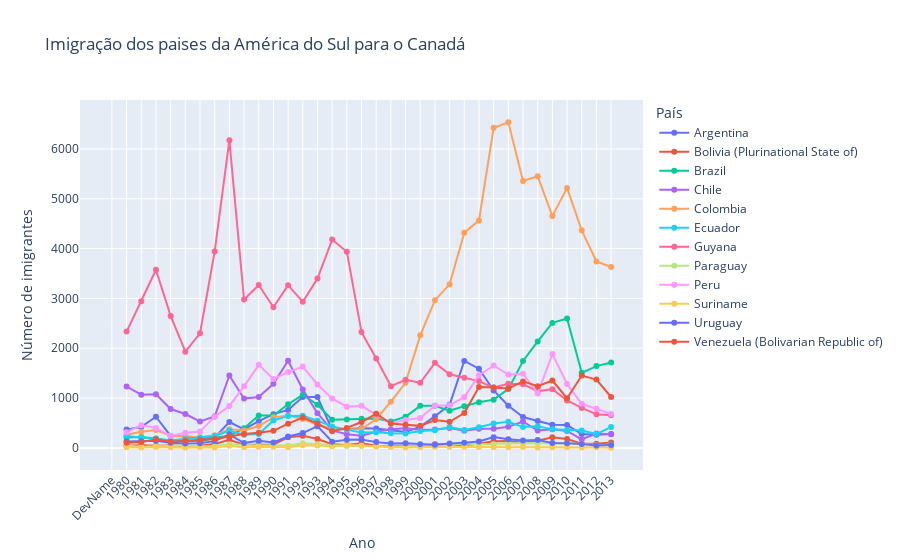

Write notebook code for a chart like this one.
### Code cell
fig = px.line(america_sul_final,x=america_sul_final.index, y=america_sul_final.columns, color='País',
              title='Imigração dos paises da América do Sul para o Canadá', markers=True)

fig.update_layout(
    xaxis={'tickangle':-45},
    xaxis_title='Ano',
    yaxis_title='Número de imigrantes'
)

fig.show()

### Figure 1 — Plotly figure (JSON) as saved in the notebook; plotly's stock layout.template omitted (floating-point values rounded to 4 significant figures)
{"data": [{"hovertemplate": "País=Argentina<br>index=%{x}<br>value=%{y}<extra></extra>", "legendgroup": "Argentina", "line": {"color": "#636efa", "dash": "solid"}, "marker": {"symbol": "circle"}, "mode": "markers+lines", "name": "Argentina", "orientation": "v", "showlegend": true, "type": "scatter", "x": ["DevName", "1980", "1981", "1982", "1983", "1984", "1985", "1986", "1987", "1988", "1989", "1990", "1991", "1992", "1993", "1994", "1995", "1996", "1997", "1998", "1999", "2000", "2001", "2002", "2003", "2004", "2005", "2006", "2007", "2008", "2009", "2010", "2011", "2012", "2013"], "xaxis": "x", "y": ["Developing regions", 368, 426, 626, 241, 237, 196, 213, 519, 374, 538, 678, 763, 1023, 1022, 366, 380, 396, 391, 349, 318, 427, 635, 865, 1745, 1591, 1153, 847, 620, 540, 467, 459, 278, 263, 282], "yaxis": "y"}, {"hovertemplate": "País=Bolivia (Plurinational State of)<br>index=%{x}<br>value=%{y}<extra></extra>", "legendgroup": "Bolivia (Plurinational State of)", "line": {"color": "#EF553B", "dash": "solid"}, "marker": {"symbol": "circle"}, "mode": "markers+lines", "name": "Bolivia (Plurinational State of)", "orientation": "v", "showlegend": true, "type": "scatter", "x": ["DevName", "1980", "1981", "1982", "1983", "1984", "1985", "1986", "1987", "1988", "1989", "1990", "1991", "1992", "1993", "1994", "1995", "1996", "1997", "1998", "1999", "2000", "2001", "2002", "2003", "2004", "2005", "2006", "2007", "2008", "2009", "2010", "2011", "2012", "2013"], "xaxis": "x", "y": ["Developing regions", 44, 52, 42, 49, 38, 44, 79, 165, 63, 68, 71, 214, 247, 180, 75, 61, 96, 43, 33, 42, 33, 72, 57, 59, 85, 134, 139, 107, 143, 214, 180, 86, 83, 107], "yaxis": "y"}, {"hovertemplate": "País=Brazil<br>index=%{x}<br>value=%{y}<extra></extra>", "legendgroup": "Brazil", "line": {"color": "#00cc96", "dash": "solid"}, "marker": {"symbol": "circle"}, "mode": "markers+lines", "name": "Brazil", "orientation": "v", "showlegend": true, "type": "scatter", "x": ["DevName", "1980", "1981", "1982", "1983", "1984", "1985", "1986", "1987", "1988", "1989", "1990", "1991", "1992", "1993", "1994", "1995", "1996", "1997", "1998", "1999", "2000", "2001", "2002", "2003", "2004", "2005", "2006", "2007", "2008", "2009", "2010", "2011", "2012", "2013"], "xaxis": "x", "y": ["Developing regions", 211, 220, 192, 139, 145, 130, 205, 244, 394, 650, 650, 877, 1066, 866, 566, 572, 586, 591, 531, 626, 845, 847, 745, 839, 917, 969, 1181, 1746, 2138, 2509, 2598, 1508, 1642, 1714], "yaxis": "y"}, {"hovertemplate": "País=Chile<br>index=%{x}<br>value=%{y}<extra></extra>", "legendgroup": "Chile", "line": {"color": "#ab63fa", "dash": "solid"}, "marker": {"symbol": "circle"}, "mode": "markers+lines", "name": "Chile", "orientation": "v", "showlegend": true, "type": "scatter", "x": ["DevName", "1980", "1981", "1982", "1983", "1984", "1985", "1986", "1987", "1988", "1989", "1990", "1991", "1992", "1993", "1994", "1995", "1996", "1997", "1998", "1999", "2000", "2001", "2002", "2003", "2004", "2005", "2006", "2007", "2008", "2009", "2010", "2011", "2012", "2013"], "xaxis": "x", "y": ["Developing regions", 1233, 1069, 1078, 781, 681, 533, 633, 1454, 990, 1023, 1286, 1749, 1175, 697, 352, 273, 244, 325, 376, 397, 366, 369, 401, 347, 383, 384, 427, 530, 350, 375, 340, 174, 291, 273], "yaxis": "y"}, {"hovertemplate": "País=Colombia<br>index=%{x}<br>value=%{y}<extra></extra>", "legendgroup": "Colombia", "line": {"color": "#FFA15A", "dash": "solid"}, "marker": {"symbol": "circle"}, "mode": "markers+lines", "name": "Colombia", "orientation": "v", "showlegend": true, "type": "scatter", "x": ["DevName", "1980", "1981", "1982", "1983", "1984", "1985", "1986", "1987", "1988", "1989", "1990", "1991", "1992", "1993", "1994", "1995", "1996", "1997", "1998", "1999", "2000", "2001", "2002", "2003", "2004", "2005", "2006", "2007", "2008", "2009", "2010", "2011", "2012", "2013"], "xaxis": "x", "y": ["Developing regions", 266, 326, 360, 244, 235, 214, 257, 376, 352, 439, 614, 652, 582, 464, 375, 371, 381, 578, 929, 1306, 2259, 2965, 3283, 4318, 4566, 6424, 6535, 5357, 5452, 4652, 5218, 4366, 3741, 3631], "yaxis": "y"}, {"hovertemplate": "País=Ecuador<br>index=%{x}<br>value=%{y}<extra></extra>", "legendgroup": "Ecuador", "line": {"color": "#19d3f3", "dash": "solid"}, "marker": {"symbol": "circle"}, "mode": "markers+lines", "name": "Ecuador", "orientation": "v", "showlegend": true, "type": "scatter", "x": ["DevName", "1980", "1981", "1982", "1983", "1984", "1985", "1986", "1987", "1988", "1989", "1990", "1991", "1992", "1993", "1994", "1995", "1996", "1997", "1998", "1999", "2000", "2001", "2002", "2003", "2004", "2005", "2006", "2007", "2008", "2009", "2010", "2011", "2012", "2013"], "xaxis": "x", "y": ["Developing regions", 238, 207, 184, 155, 179, 208, 240, 344, 265, 278, 552, 643, 644, 547, 431, 368, 310, 317, 295, 291, 342, 353, 418, 361, 417, 491, 525, 419, 437, 373, 353, 348, 282, 418], "yaxis": "y"}, {"hovertemplate": "País=Guyana<br>index=%{x}<br>value=%{y}<extra></extra>", "legendgroup": "Guyana", "line": {"color": "#FF6692", "dash": "solid"}, "marker": {"symbol": "circle"}, "mode": "markers+lines", "name": "Guyana", "orientation": "v", "showlegend": true, "type": "scatter", "x": ["DevName", "1980", "1981", "1982", "1983", "1984", "1985", "1986", "1987", "1988", "1989", "1990", "1991", "1992", "1993", "1994", "1995", "1996", "1997", "1998", "1999", "2000", "2001", "2002", "2003", "2004", "2005", "2006", "2007", "2008", "2009", "2010", "2011", "2012", "2013"], "xaxis": "x", "y": ["Developing regions", 2334, 2943, 3575, 2650, 1932, 2299, 3942, 6174, 2977, 3270, 2824, 3266, 2932, 3399, 4181, 3935, 2324, 1795, 1238, 1366, 1308, 1707, 1479, 1410, 1341, 1215, 1286, 1277, 1137, 1180, 953, 804, 676, 656], "yaxis": "y"}, {"hovertemplate": "País=Paraguay<br>index=%{x}<br>value=%{y}<extra></extra>", "legendgroup": "Paraguay", "line": {"color": "#B6E880", "dash": "solid"}, "marker": {"symbol": "circle"}, "mode": "markers+lines", "name": "Paraguay", "orientation": "v", "showlegend": true, "type": "scatter", "x": ["DevName", "1980", "1981", "1982", "1983", "1984", "1985", "1986", "1987", "1988", "1989", "1990", "1991", "1992", "1993", "1994", "1995", "1996", "1997", "1998", "1999", "2000", "2001", "2002", "2003", "2004", "2005", "2006", "2007", "2008", "2009", "2010", "2011", "2012", "2013"], "xaxis": "x", "y": ["Developing regions", 45, 26, 32, 40, 48, 36, 34, 72, 53, 48, 56, 51, 94, 75, 46, 39, 38, 30, 25, 34, 29, 34, 60, 88, 74, 75, 88, 98, 95, 88, 89, 83, 55, 66], "yaxis": "y"}, {"hovertemplate": "País=Peru<br>index=%{x}<br>value=%{y}<extra></extra>", "legendgroup": "Peru", "line": {"color": "#FF97FF", "dash": "solid"}, "marker": {"symbol": "circle"}, "mode": "markers+lines", "name": "Peru", "orientation": "v", "showlegend": true, "type": "scatter", "x": ["DevName", "1980", "1981", "1982", "1983", "1984", "1985", "1986", "1987", "1988", "1989", "1990", "1991", "1992", "1993", "1994", "1995", "1996", "1997", "1998", "1999", "2000", "2001", "2002", "2003", "2004", "2005", "2006", "2007", "2008", "2009", "2010", "2011", "2012", "2013"], "xaxis": "x", "y": ["Developing regions", 317, 456, 401, 241, 306, 328, 628, 843, 1237, 1667, 1384, 1522, 1632, 1274, 993, 827, 845, 676, 493, 560, 603, 849, 855, 1023, 1460, 1653, 1473, 1490, 1094, 1884, 1283, 886, 787, 682], "yaxis": "y"}, {"hovertemplate": "País=Suriname<br>index=%{x}<br>value=%{y}<extra></extra>", "legendgroup": "Suriname", "line": {"color": "#FECB52", "dash": "solid"}, "marker": {"symbol": "circle"}, "mode": "markers+lines", "name": "Suriname", "orientation": "v", "showlegend": true, "type": "scatter", "x": ["DevName", "1980", "1981", "1982", "1983", "1984", "1985", "1986", "1987", "1988", "1989", "1990", "1991", "1992", "1993", "1994", "1995", "1996", "1997", "1998", "1999", "2000", "2001", "2002", "2003", "2004", "2005", "2006", "2007", "2008", "2009", "2010", "2011", "2012", "2013"], "xaxis": "x", "y": ["Developing regions", 15, 10, 21, 12, 5, 16, 7, 46, 16, 24, 26, 13, 53, 51, 32, 58, 51, 35, 22, 11, 16, 22, 22, 22, 17, 15, 16, 20, 9, 12, 13, 11, 16, 4], "yaxis": "y"}, {"hovertemplate": "País=Uruguay<br>index=%{x}<br>value=%{y}<extra></extra>", "legendgroup": "Uruguay", "line": {"color": "#636efa", "dash": "solid"}, "marker": {"symbol": "circle"}, "mode": "markers+lines", "name": "Uruguay", "orientation": "v", "showlegend": true, "type": "scatter", "x": ["DevName", "1980", "1981", "1982", "1983", "1984", "1985", "1986", "1987", "1988", "1989", "1990", "1991", "1992", "1993", "1994", "1995", "1996", "1997", "1998", "1999", "2000", "2001", "2002", "2003", "2004", "2005", "2006", "2007", "2008", "2009", "2010", "2011", "2012", "2013"], "xaxis": "x", "y": ["Developing regions", 128, 132, 146, 105, 90, 92, 137, 269, 99, 144, 111, 229, 299, 437, 125, 164, 171, 117, 87, 93, 75, 64, 91, 103, 130, 217, 175, 147, 160, 99, 93, 81, 47, 58], "yaxis": "y"}, {"hovertemplate": "País=Venezuela (Bolivarian Republic of)<br>index=%{x}<br>value=%{y}<extra></extra>", "legendgroup": "Venezuela (Bolivarian Republic of)", "line": {"color": "#EF553B", "dash": "solid"}, "marker": {"symbol": "circle"}, "mode": "markers+lines", "name": "Venezuela (Bolivarian Republic of)", "orientation": "v", "showlegend": true, "type": "scatter", "x": ["DevName", "1980", "1981", "1982", "1983", "1984", "1985", "1986", "1987", "1988", "1989", "1990", "1991", "1992", "1993", "1994", "1995", "1996", "1997", "1998", "1999", "2000", "2001", "2002", "2003", "2004", "2005", "2006", "2007", "2008", "2009", "2010", "2011", "2012", "2013"], "xaxis": "x", "y": ["Developing regions", 103, 117, 174, 124, 142, 165, 179, 229, 279, 304, 344, 487, 610, 490, 334, 402, 520, 686, 489, 464, 443, 560, 524, 699, 1224, 1211, 1192, 1335, 1239, 1353, 998, 1452, 1373, 1022], "yaxis": "y"}], "layout": {"legend": {"title": {"text": "País"}, "tracegroupgap": 0}, "title": {"text": "Imigração dos paises da América do Sul para o Canadá"}, "xaxis": {"anchor": "y", "domain": [0, 1], "tickangle": -45, "title": {"text": "Ano"}}, "yaxis": {"anchor": "x", "domain": [0, 1], "title": {"text": "Número de imigrantes"}}}}
